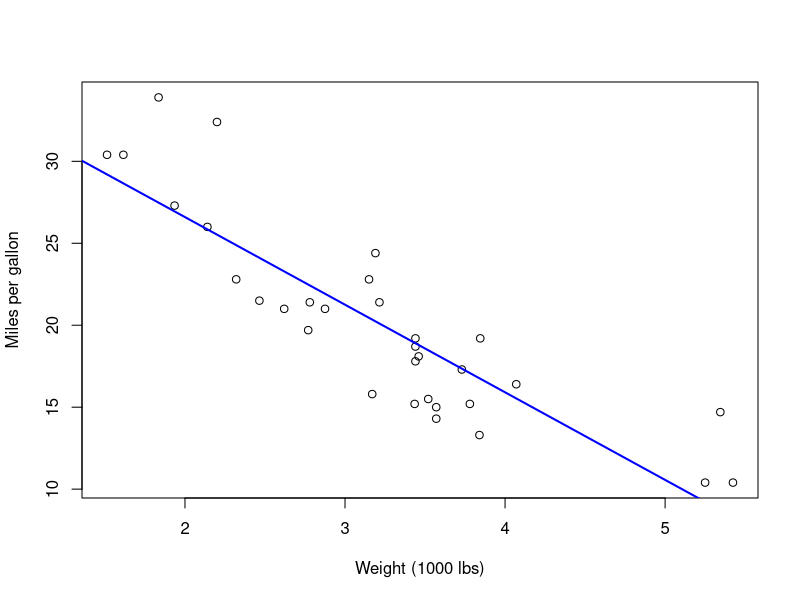

This figure's R source:
## ---- chunk 1
knitr::opts_chunk$set(echo = FALSE)
## ---- chunk 2
head(mtcars)
## ---- chunk 3
plot(mtcars$wt, mtcars$mpg, xlab = "Weight (1000 lbs)", ylab = "Miles per gallon")
model <- lm(mpg~wt, data = mtcars)
abline(model, col = "blue", lwd = 2)
print(model$coefficients)
